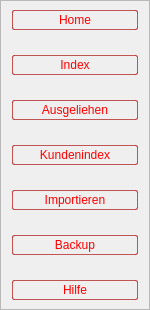
        <widget class="QFrame" name="menuFrame">
         <property name="minimumSize">
          <size>
           <width>150</width>
           <height>0</height>
          </size>
         </property>
         <property name="maximumSize">
          <size>
           <width>0</width>
           <height>16777215</height>
          </size>
         </property>
         <property name="styleSheet">
          <string notr="true">QPushButton{
	border: 1px solid rgba(170, 0, 0,165);
	padding: 2px 20px;
	border-radius: 2%;
	color: rgb(255, 0, 0)
}

QPushButton::Hover{
	border: 1.2px solid rgb(255, 0, 0);
	background-color: qlineargradient(spread:pad, x1:0, y1:0, x2:1, y2:1, stop:0 rgba(255, 0, 0, 70), stop:1 rgba(65, 0, 0, 70));
	
}

QPushButton::Pressed{
	border: 1.4px solid;
	background-color: qlineargradient(spread:pad, x1:0, y1:0, x2:1, y2:1, stop:0  rgba(65, 0, 0, 255), stop:1 rgba(255, 0, 0, 255));
	border-color: rgb(255, 0, 0);
	color: #FFF;
}

QPushButton::Focus{
	background-color: qlineargradient(spread:pad, x1:0, y1:0, x2:1, y2:1, stop:0  rgba(65, 0, 0, 255), stop:1 rgba(255, 0, 0, 255));
	border: 1.4px solid rgb(255, 0, 0);
	color: #FFF;
}</string>
         </property>
         <property name="frameShape">
          <enum>QFrame::StyledPanel</enum>
         </property>
         <property name="frameShadow">
          <enum>QFrame::Raised</enum>
         </property>
         <layout class="QVBoxLayout" name="verticalLayout_3">
          <property name="spacing">
           <number>25</number>
          </property>
          <property name="topMargin">
           <number>9</number>
          </property>
          <property name="bottomMargin">
           <number>9</number>
          </property>
          <item>
           <widget class="QPushButton" name="menu_btn_home">
            <property name="styleSheet">
             <string notr="true"/>
            </property>
            <property name="text">
             <string>Home</string>
            </property>
           </widget>
          </item>
          <item>
           <widget class="QPushButton" name="menu_btn_index">
            <property name="text">
             <string>Index</string>
            </property>
           </widget>
          </item>
          <item>
           <widget class="QPushButton" name="menu_btn_awaylist">
            <property name="text">
             <string>Ausgeliehen</string>
            </property>
           </widget>
          </item>
          <item>
           <widget class="QPushButton" name="menu_btn_userindex">
            <property name="text">
             <string>Kundenindex</string>
            </property>
           </widget>
          </item>
          <item>
           <widget class="QPushButton" name="menu_btn_import">
            <property name="text">
             <string>Importieren</string>
            </property>
           </widget>
          </item>
          <item>
           <widget class="QPushButton" name="menu_btn_backup">
            <property name="text">
             <string>Backup</string>
            </property>
           </widget>
          </item>
          <item>
           <widget class="QPushButton" name="menu_btn_help">
            <property name="text">
             <string>Hilfe</string>
            </property>
           </widget>
          </item>
         </layout>
        </widget>
